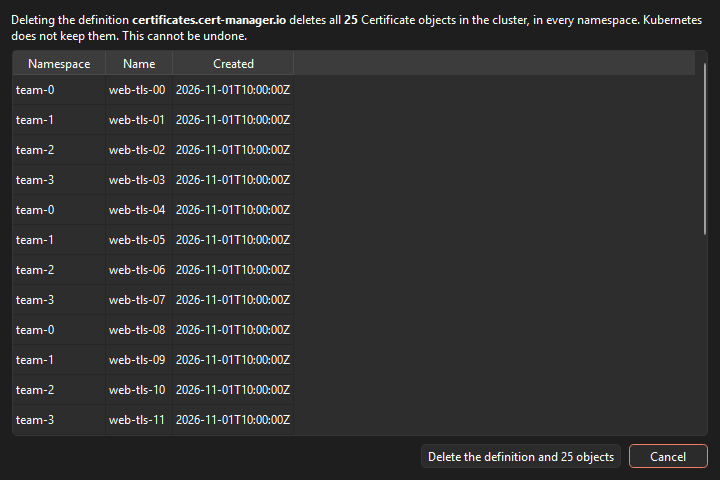

Write Python code to recreate this figure.
"""Renders the second question before a CustomResourceDefinition is deleted, with fake objects (no cluster).
Run: QT_QPA_PLATFORM=windows PYTHONPATH=src python docs/ux-review/503-crd-dialog.py OUT.png"""
import sys
from PySide6.QtWidgets import QApplication
from klotse.ui.crd_delete_dialog import CrdDeleteDialog

app = QApplication.instance() or QApplication([])
objects = [(f"team-{i % 4}", f"web-tls-{i:02d}", "2026-11-01T10:00:00Z") for i in range(24)] + [("", "cluster-cert", "2026-10-01T10:00:00Z")]
dialog = CrdDeleteDialog("Certificate", "certificates.cert-manager.io", objects)
dialog.show()
app.processEvents()
dialog.grab().save(sys.argv[1])
print("saved", sys.argv[1])
